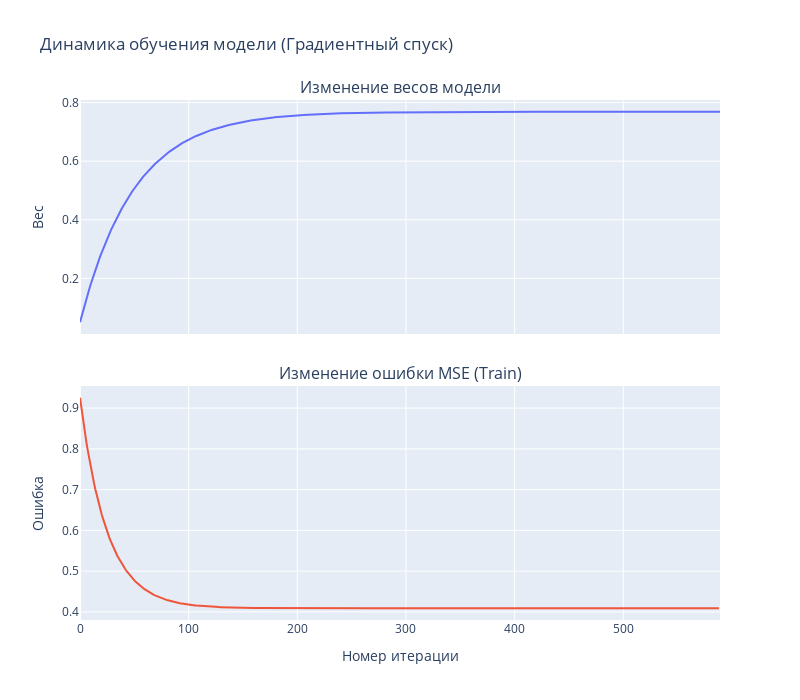

The cell this chart's notebook holds for it:
### Markdown cell above
- Алгоритм сходится, количество итераций алгоритма зависит от параметров: `eta` и `eps`
- Полученный вес отличается от того что мы видели раньше, но это вполне ожидаемо так как теперь мы обучали модель на отмасштабированных данных!

### Code cell
# создаём фигуру с двумя подграфиками
fig = make_subplots(
    rows=2, cols=1,
    shared_xaxes=True,               # общая ось X для обоих графиков
    vertical_spacing=0.1,            # расстояние между графиками
    subplot_titles=("Изменение весов модели", "Изменение ошибки MSE (Train)")
)

# добавляем график - "Изменения весов модели"
fig.add_trace(
    go.Scatter(
        y=weights_history,              # значения весов по оси Y
        mode='lines',                   # тип графика — линия
        name='Веса модели'
    ),
    row=1, col=1                        # расположение графика - поместить в 1-ю строку, 1-й столбец
)                    

# добавляем график - "Изменения ошибки"
fig.add_trace(
    go.Scatter(
        y=mse_history,                  # значения ошибок по оси Y
        mode='lines',                   # тип графика — линия
        name='MSE'
    ),
    row=2, col=1
)

# общие настройки макета графика
fig.update_layout(
    height=700, width=800,
    title_text="Динамика обучения модели (Градиентный спуск)",
    showlegend=False
)

# добавляем подписи осей
fig.update_xaxes(title_text="Номер итерации", row=2, col=1)
fig.update_yaxes(title_text="Вес", row=1, col=1)
fig.update_yaxes(title_text="Ошибка", row=2, col=1)

# отображаем график
fig.show()

### Figure 1 — Plotly figure (JSON) as saved in the notebook; plotly's stock layout.template omitted (floating-point values rounded to 4 significant figures; data arrays with more than 128 entries replaced by an {"elided": "..."} marker saying what was removed)
{"data": [{"mode": "lines", "name": "Веса модели", "type": "scatter", "xaxis": "x", "y": {"elided": "590 float values"}, "yaxis": "y"}, {"mode": "lines", "name": "MSE", "type": "scatter", "xaxis": "x2", "y": {"elided": "589 float values"}, "yaxis": "y2"}], "layout": {"annotations": [{"font": {"size": 16}, "showarrow": false, "text": "Изменение весов модели", "x": 0.5, "xanchor": "center", "xref": "paper", "y": 1, "yanchor": "bottom", "yref": "paper"}, {"font": {"size": 16}, "showarrow": false, "text": "Изменение ошибки MSE (Train)", "x": 0.5, "xanchor": "center", "xref": "paper", "y": 0.45, "yanchor": "bottom", "yref": "paper"}], "height": 700, "showlegend": false, "title": {"text": "Динамика обучения модели (Градиентный спуск)"}, "width": 800, "xaxis": {"anchor": "y", "domain": [0, 1], "matches": "x2", "showticklabels": false}, "xaxis2": {"anchor": "y2", "domain": [0, 1], "title": {"text": "Номер итерации"}}, "yaxis": {"anchor": "x", "domain": [0.55, 1], "title": {"text": "Вес"}}, "yaxis2": {"anchor": "x2", "domain": [0, 0.45], "title": {"text": "Ошибка"}}}}
